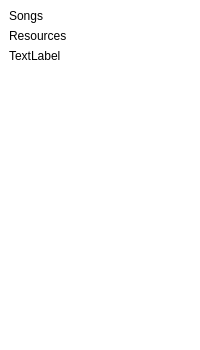
<?xml version="1.0" encoding="UTF-8"?>
<ui version="4.0">
 <class>SideBar</class>
 <widget class="QWidget" name="SideBar">
  <property name="geometry">
   <rect>
    <x>0</x>
    <y>0</y>
    <width>200</width>
    <height>350</height>
   </rect>
  </property>
  <property name="minimumSize">
   <size>
    <width>0</width>
    <height>0</height>
   </size>
  </property>
  <property name="maximumSize">
   <size>
    <width>200</width>
    <height>16666666</height>
   </size>
  </property>
  <property name="windowTitle">
   <string>Form</string>
  </property>
  <property name="styleSheet">
   <string notr="true"/>
  </property>
  <layout class="QHBoxLayout" name="horizontalLayout">
   <property name="leftMargin">
    <number>0</number>
   </property>
   <property name="topMargin">
    <number>0</number>
   </property>
   <property name="rightMargin">
    <number>0</number>
   </property>
   <property name="bottomMargin">
    <number>0</number>
   </property>
   <item>
    <widget class="QWidget" name="widget" native="true">
     <property name="styleSheet">
      <string notr="true">background: #fff;</string>
     </property>
     <layout class="QVBoxLayout" name="verticalLayout">
      <item>
       <widget class="QLabel" name="label">
        <property name="text">
         <string>Songs</string>
        </property>
       </widget>
      </item>
      <item>
       <widget class="QLabel" name="label_2">
        <property name="text">
         <string>Resources</string>
        </property>
       </widget>
      </item>
      <item>
       <widget class="QLabel" name="label_3">
        <property name="text">
         <string>TextLabel</string>
        </property>
       </widget>
      </item>
      <item>
       <spacer name="verticalSpacer">
        <property name="orientation">
         <enum>Qt::Vertical</enum>
        </property>
        <property name="sizeHint" stdset="0">
         <size>
          <width>20</width>
          <height>40</height>
         </size>
        </property>
       </spacer>
      </item>
     </layout>
    </widget>
   </item>
  </layout>
 </widget>
 <resources/>
 <connections/>
</ui>
